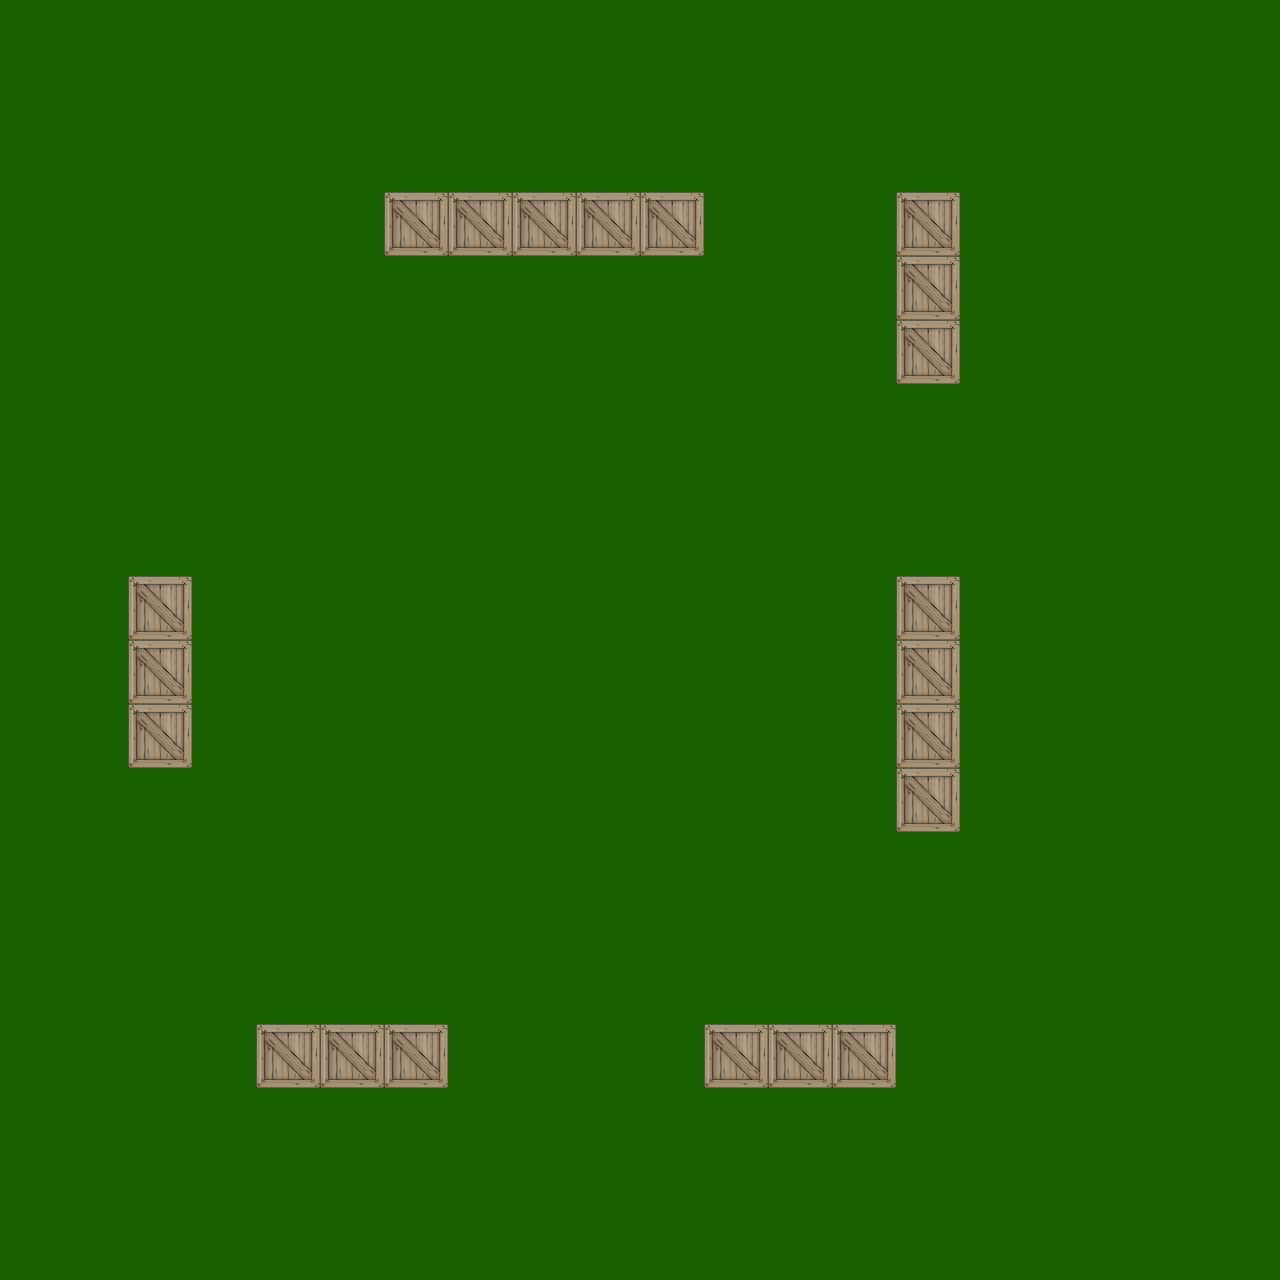

This game map was drawn from its Tiled (.tmx) file and the tilesets committed beside it. A one-line description and the full map source follow:
An orthogonal 20x20 tile map with 64x64 px tiles, 2 tile layers (groundLayer, coverLayer), 2 tilesets.

<map version="1.0" tiledversion="1.1.4" orientation="orthogonal" renderorder="right-down" width="20" height="20" tilewidth="64" tileheight="64" infinite="0" nextobjectid="1">
 <tileset firstgid="1" name="ground" tilewidth="64" tileheight="64" tilecount="1" columns="1">
  <image source="ground.png" width="64" height="64" />
 </tileset>
 <tileset firstgid="2" name="RTS_Crate" tilewidth="64" tileheight="64" tilecount="1" columns="1">
  <image source="RTS_Crate.png" width="64" height="64" />
 </tileset>
 <layer name="groundLayer" width="20" height="20">
  <data encoding="csv">
1,1,1,1,1,1,1,1,1,1,1,1,1,1,1,1,1,1,1,1,
1,1,1,1,1,1,1,1,1,1,1,1,1,1,1,1,1,1,1,1,
1,1,1,1,1,1,1,1,1,1,1,1,1,1,1,1,1,1,1,1,
1,1,1,1,1,1,1,1,1,1,1,1,1,1,1,1,1,1,1,1,
1,1,1,1,1,1,1,1,1,1,1,1,1,1,1,1,1,1,1,1,
1,1,1,1,1,1,1,1,1,1,1,1,1,1,1,1,1,1,1,1,
1,1,1,1,1,1,1,1,1,1,1,1,1,1,1,1,1,1,1,1,
1,1,1,1,1,1,1,1,1,1,1,1,1,1,1,1,1,1,1,1,
1,1,1,1,1,1,1,1,1,1,1,1,1,1,1,1,1,1,1,1,
1,1,1,1,1,1,1,1,1,1,1,1,1,1,1,1,1,1,1,1,
1,1,1,1,1,1,1,1,1,1,1,1,1,1,1,1,1,1,1,1,
1,1,1,1,1,1,1,1,1,1,1,1,1,1,1,1,1,1,1,1,
1,1,1,1,1,1,1,1,1,1,1,1,1,1,1,1,1,1,1,1,
1,1,1,1,1,1,1,1,1,1,1,1,1,1,1,1,1,1,1,1,
1,1,1,1,1,1,1,1,1,1,1,1,1,1,1,1,1,1,1,1,
1,1,1,1,1,1,1,1,1,1,1,1,1,1,1,1,1,1,1,1,
1,1,1,1,1,1,1,1,1,1,1,1,1,1,1,1,1,1,1,1,
1,1,1,1,1,1,1,1,1,1,1,1,1,1,1,1,1,1,1,1,
1,1,1,1,1,1,1,1,1,1,1,1,1,1,1,1,1,1,1,1,
1,1,1,1,1,1,1,1,1,1,1,1,1,1,1,1,1,1,1,1
</data>
 </layer>
 <layer name="coverLayer" width="20" height="20">
  <data encoding="csv">
0,0,0,0,0,0,0,0,0,0,0,0,0,0,0,0,0,0,0,0,
0,0,0,0,0,0,0,0,0,0,0,0,0,0,0,0,0,0,0,0,
0,0,0,0,0,0,0,0,0,0,0,0,0,0,0,0,0,0,0,0,
0,0,0,0,0,0,2,2,2,2,2,0,0,0,2,0,0,0,0,0,
0,0,0,0,0,0,0,0,0,0,0,0,0,0,2,0,0,0,0,0,
0,0,0,0,0,0,0,0,0,0,0,0,0,0,2,0,0,0,0,0,
0,0,0,0,0,0,0,0,0,0,0,0,0,0,0,0,0,0,0,0,
0,0,0,0,0,0,0,0,0,0,0,0,0,0,0,0,0,0,0,0,
0,0,0,0,0,0,0,0,0,0,0,0,0,0,0,0,0,0,0,0,
0,0,2,0,0,0,0,0,0,0,0,0,0,0,2,0,0,0,0,0,
0,0,2,0,0,0,0,0,0,0,0,0,0,0,2,0,0,0,0,0,
0,0,2,0,0,0,0,0,0,0,0,0,0,0,2,0,0,0,0,0,
0,0,0,0,0,0,0,0,0,0,0,0,0,0,2,0,0,0,0,0,
0,0,0,0,0,0,0,0,0,0,0,0,0,0,0,0,0,0,0,0,
0,0,0,0,0,0,0,0,0,0,0,0,0,0,0,0,0,0,0,0,
0,0,0,0,0,0,0,0,0,0,0,0,0,0,0,0,0,0,0,0,
0,0,0,0,2,2,2,0,0,0,0,2,2,2,0,0,0,0,0,0,
0,0,0,0,0,0,0,0,0,0,0,0,0,0,0,0,0,0,0,0,
0,0,0,0,0,0,0,0,0,0,0,0,0,0,0,0,0,0,0,0,
0,0,0,0,0,0,0,0,0,0,0,0,0,0,0,0,0,0,0,0
</data>
 </layer>
</map>
